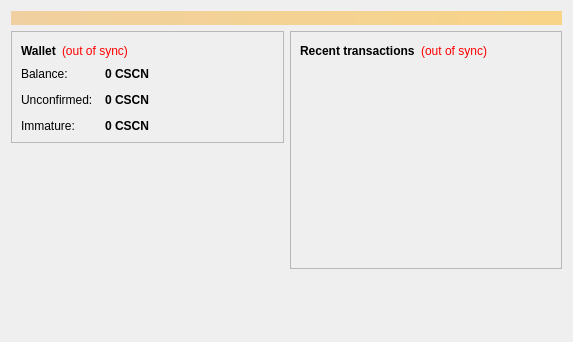
<?xml version="1.0" encoding="UTF-8"?>
<ui version="4.0">
 <class>OverviewPage</class>
 <widget class="QWidget" name="OverviewPage">
  <property name="geometry">
   <rect>
    <x>0</x>
    <y>0</y>
    <width>573</width>
    <height>342</height>
   </rect>
  </property>
  <property name="windowTitle">
   <string>Form</string>
  </property>
  <layout class="QVBoxLayout" name="topLayout">
   <item>
    <widget class="QLabel" name="labelAlerts">
     <property name="visible">
      <bool>false</bool>
     </property>
     <property name="styleSheet">
      <string notr="true">background-color: qlineargradient(x1: 0, y1: 0, x2: 1, y2: 0, stop:0 #F0D0A0, stop:1 #F8D488); color:#000000;</string>
     </property>
     <property name="wordWrap">
      <bool>true</bool>
     </property>
     <property name="margin">
      <number>3</number>
     </property>
    </widget>
   </item>
   <item>
    <layout class="QHBoxLayout" name="horizontalLayout" stretch="1,1">
     <item>
      <layout class="QVBoxLayout" name="verticalLayout_2">
       <item>
        <widget class="QFrame" name="frame">
         <property name="frameShape">
          <enum>QFrame::StyledPanel</enum>
         </property>
         <property name="frameShadow">
          <enum>QFrame::Raised</enum>
         </property>
         <layout class="QVBoxLayout" name="verticalLayout_4">
          <item>
           <layout class="QHBoxLayout" name="horizontalLayout_4">
            <item>
             <widget class="QLabel" name="label_5">
              <property name="font">
               <font>
                <weight>75</weight>
                <bold>true</bold>
               </font>
              </property>
              <property name="text">
               <string>Wallet</string>
              </property>
             </widget>
            </item>
            <item>
             <widget class="QLabel" name="labelWalletStatus">
              <property name="toolTip">
               <string>The displayed information may be out of date. Your wallet automatically synchronizes with the CashhCoin network after a connection is established, but this process has not completed yet.</string>
              </property>
              <property name="styleSheet">
               <string notr="true">QLabel { color: red; }</string>
              </property>
              <property name="text">
               <string notr="true">(out of sync)</string>
              </property>
              <property name="alignment">
               <set>Qt::AlignLeading|Qt::AlignLeft|Qt::AlignVCenter</set>
              </property>
             </widget>
            </item>
            <item>
             <spacer name="horizontalSpacer_2">
              <property name="orientation">
               <enum>Qt::Horizontal</enum>
              </property>
              <property name="sizeHint" stdset="0">
               <size>
                <width>40</width>
                <height>20</height>
               </size>
              </property>
             </spacer>
            </item>
           </layout>
          </item>
          <item>
           <layout class="QFormLayout" name="formLayout_2">
            <property name="fieldGrowthPolicy">
             <enum>QFormLayout::AllNonFixedFieldsGrow</enum>
            </property>
            <property name="horizontalSpacing">
             <number>12</number>
            </property>
            <property name="verticalSpacing">
             <number>12</number>
            </property>
            <item row="0" column="0">
             <widget class="QLabel" name="label">
              <property name="text">
               <string>Balance:</string>
              </property>
             </widget>
            </item>
            <item row="0" column="1">
             <widget class="QLabel" name="labelBalance">
              <property name="font">
               <font>
                <weight>75</weight>
                <bold>true</bold>
               </font>
              </property>
              <property name="cursor">
               <cursorShape>IBeamCursor</cursorShape>
              </property>
              <property name="toolTip">
               <string>Your current balance</string>
              </property>
              <property name="text">
               <string notr="true">0 CSCN</string>
              </property>
              <property name="textInteractionFlags">
               <set>Qt::LinksAccessibleByMouse|Qt::TextSelectableByKeyboard|Qt::TextSelectableByMouse</set>
              </property>
             </widget>
            </item>
            <item row="1" column="0">
             <widget class="QLabel" name="label_3">
              <property name="text">
               <string>Unconfirmed:</string>
              </property>
             </widget>
            </item>
            <item row="1" column="1">
             <widget class="QLabel" name="labelUnconfirmed">
              <property name="font">
               <font>
                <weight>75</weight>
                <bold>true</bold>
               </font>
              </property>
              <property name="cursor">
               <cursorShape>IBeamCursor</cursorShape>
              </property>
              <property name="toolTip">
               <string>Total of transactions that have yet to be confirmed, and do not yet count toward the current balance</string>
              </property>
              <property name="text">
               <string notr="true">0 CSCN</string>
              </property>
              <property name="textInteractionFlags">
               <set>Qt::LinksAccessibleByMouse|Qt::TextSelectableByKeyboard|Qt::TextSelectableByMouse</set>
              </property>
             </widget>
            </item>
            <item row="2" column="0">
             <widget class="QLabel" name="labelImmatureText">
              <property name="text">
               <string>Immature:</string>
              </property>
             </widget>
            </item>
            <item row="2" column="1">
             <widget class="QLabel" name="labelImmature">
              <property name="font">
               <font>
                <weight>75</weight>
                <bold>true</bold>
               </font>
              </property>
              <property name="toolTip">
               <string>Mined balance that has not yet matured</string>
              </property>
              <property name="text">
               <string notr="true">0 CSCN</string>
              </property>
              <property name="textInteractionFlags">
               <set>Qt::LinksAccessibleByMouse|Qt::TextSelectableByKeyboard|Qt::TextSelectableByMouse</set>
              </property>
             </widget>
            </item>
           </layout>
          </item>
         </layout>
        </widget>
       </item>
       <item>
        <spacer name="verticalSpacer">
         <property name="orientation">
          <enum>Qt::Vertical</enum>
         </property>
         <property name="sizeHint" stdset="0">
          <size>
           <width>20</width>
           <height>40</height>
          </size>
         </property>
        </spacer>
       </item>
        <item>
         <widget class="QLabel" name="label_wallet_bgcoin">
          <property name="text">
           <string/>
          </property>
          <property name="pixmap">
           <pixmap resource="../bitcoin.qrc">:/images/wallet_bgcoin</pixmap>
          </property>
          <property name="scaledContents">
           <bool>false</bool>
          </property>
          <property name="alignment">
           <set>Qt::AlignCenter</set>
          </property>
          <property name="margin">
           <number>-2</number>
          </property>
         </widget>
        </item>
        <item>
         <widget class="QLabel" name="label_6">
          <property name="text">
           <string/>
          </property>
         </widget>
        </item>
      </layout>
     </item>
     <item>
      <layout class="QVBoxLayout" name="verticalLayout_3">
       <item>
        <widget class="QFrame" name="frame_2">
         <property name="frameShape">
          <enum>QFrame::StyledPanel</enum>
         </property>
         <property name="frameShadow">
          <enum>QFrame::Raised</enum>
         </property>
         <layout class="QVBoxLayout" name="verticalLayout">
          <item>
           <layout class="QHBoxLayout" name="horizontalLayout_2">
            <item>
             <widget class="QLabel" name="label_4">
              <property name="text">
               <string>&lt;b&gt;Recent transactions&lt;/b&gt;</string>
              </property>
             </widget>
            </item>
            <item>
             <widget class="QLabel" name="labelTransactionsStatus">
              <property name="toolTip">
               <string>The displayed information may be out of date. Your wallet automatically synchronizes with the CashhCoin network after a connection is established, but this process has not completed yet.</string>
              </property>
              <property name="styleSheet">
               <string notr="true">QLabel { color: red; }</string>
              </property>
              <property name="text">
               <string notr="true">(out of sync)</string>
              </property>
              <property name="alignment">
               <set>Qt::AlignRight|Qt::AlignTrailing|Qt::AlignVCenter</set>
              </property>
             </widget>
            </item>
            <item>
             <spacer name="horizontalSpacer">
              <property name="orientation">
               <enum>Qt::Horizontal</enum>
              </property>
              <property name="sizeHint" stdset="0">
               <size>
                <width>40</width>
                <height>20</height>
               </size>
              </property>
             </spacer>
            </item>
           </layout>
          </item>
          <item>
           <widget class="QListView" name="listTransactions">
            <property name="styleSheet">
             <string notr="true">QListView { background: transparent; }</string>
            </property>
            <property name="frameShape">
             <enum>QFrame::NoFrame</enum>
            </property>
            <property name="verticalScrollBarPolicy">
             <enum>Qt::ScrollBarAlwaysOff</enum>
            </property>
            <property name="horizontalScrollBarPolicy">
             <enum>Qt::ScrollBarAlwaysOff</enum>
            </property>
            <property name="selectionMode">
             <enum>QAbstractItemView::NoSelection</enum>
            </property>
           </widget>
          </item>
         </layout>
        </widget>
       </item>
       <item>
        <spacer name="verticalSpacer_2">
         <property name="orientation">
          <enum>Qt::Vertical</enum>
         </property>
         <property name="sizeHint" stdset="0">
          <size>
           <width>20</width>
           <height>40</height>
          </size>
         </property>
        </spacer>
       </item>
      </layout>
     </item>
    </layout>
   </item>
  </layout>
 </widget>
 <resources/>
 <connections/>
</ui>
